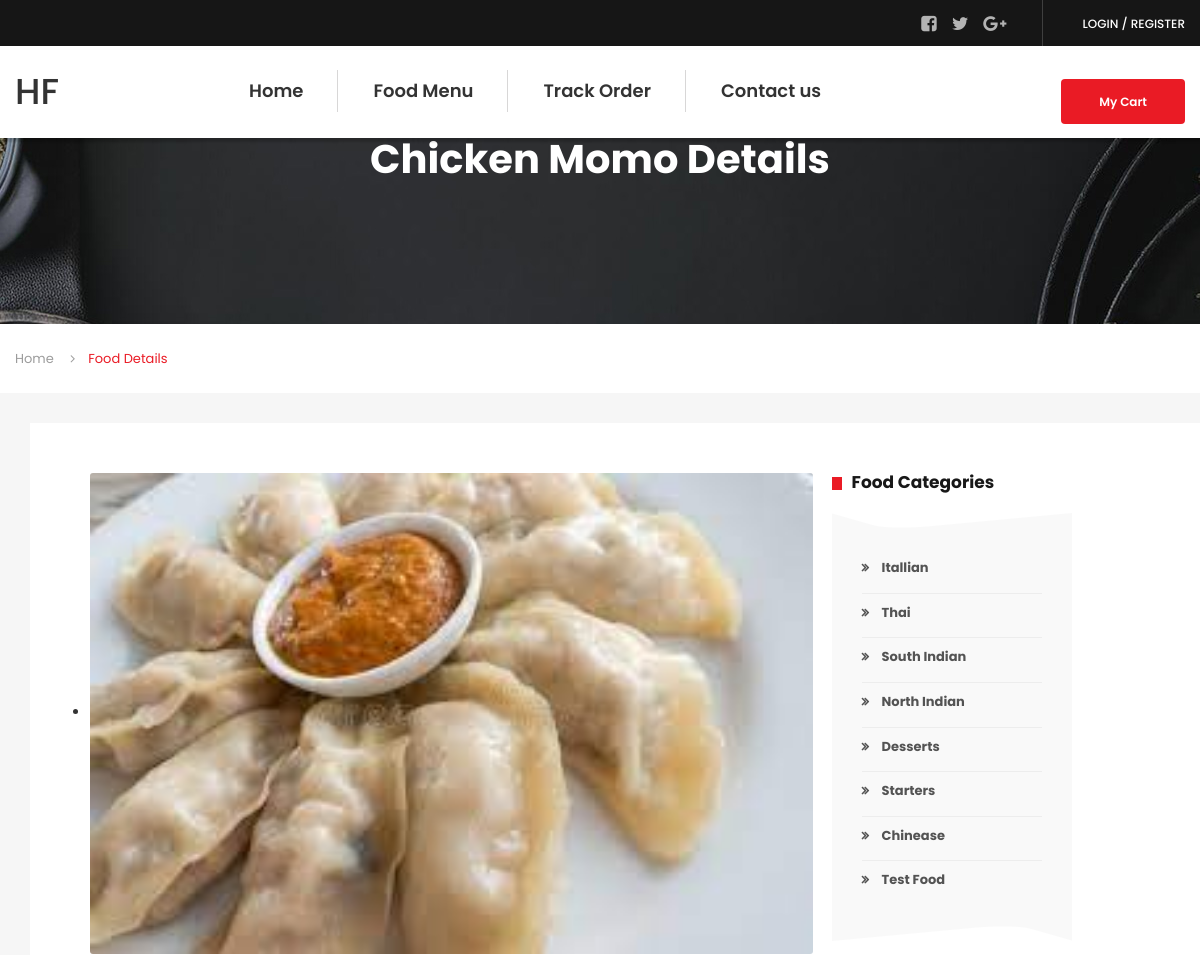
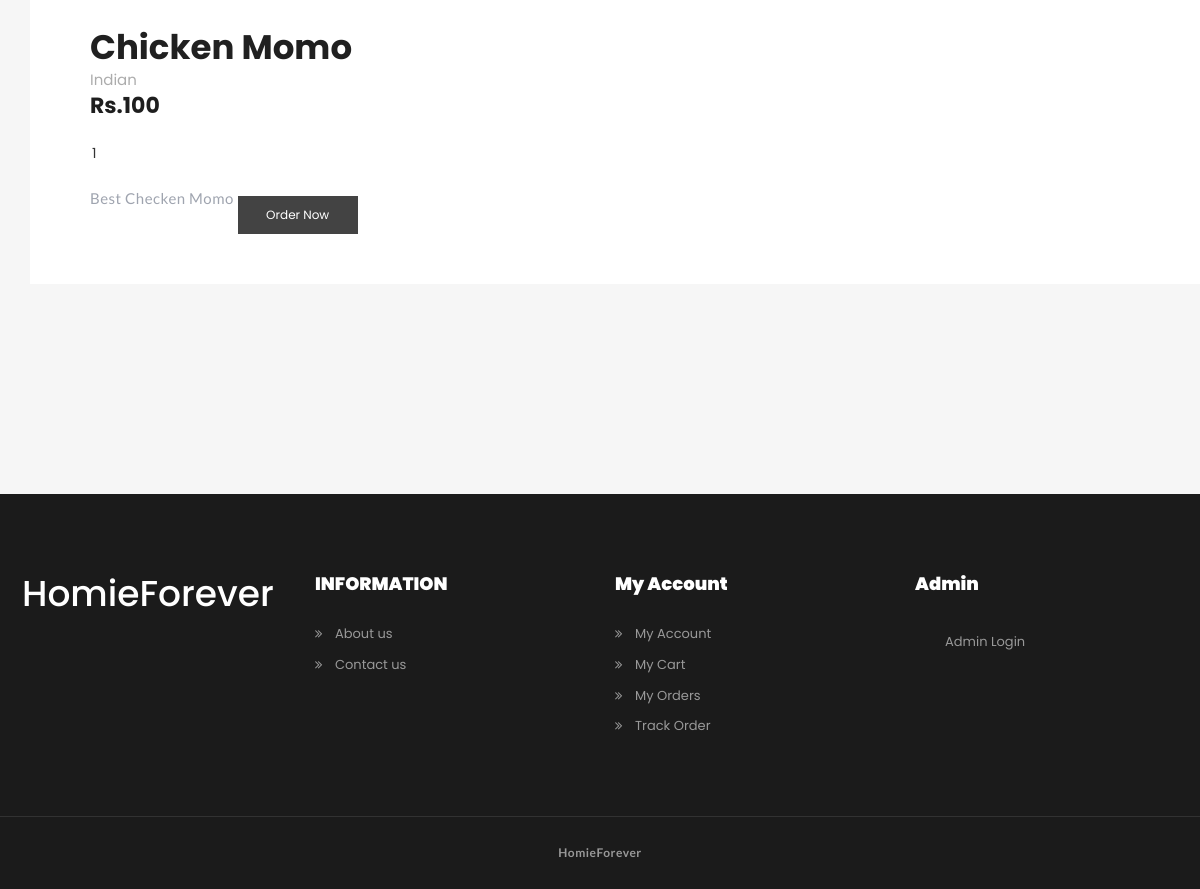
Screenshot of /food-detail.php?fid=1 with the database file from the repository (2 pictures, top to bottom).
### tables this page shows
CREATE TABLE `tblfood` (
  `ID` int(10) NOT NULL,
  `CategoryName` varchar(120) DEFAULT NULL,
  `ItemName` varchar(120) DEFAULT NULL,
  `ItemPrice` varchar(120) DEFAULT NULL,
  `ItemDes` varchar(500) DEFAULT NULL,
  `Image` varchar(120) DEFAULT NULL,
  `ItemQty` varchar(120) DEFAULT NULL
);

CREATE TABLE `tblcategory` (
  `ID` int(5) NOT NULL,
  `CategoryName` varchar(120) DEFAULT NULL,
  `CreationDate` timestamp NULL DEFAULT current_timestamp()
);

### food-detail.php (the view, shortened to what this page needs)
<?php
include_once('includes/dbconnection.php');
?>
<!DOCTYPE html>
<html lang="en">
<head>
    <link rel="stylesheet" href="assets/css/icons.min.css">
    <link rel="stylesheet" href="assets/css/bootstrap.min.css">
    <link rel="stylesheet" href="assets/css/main.css">
    <link rel="stylesheet" href="assets/css/red-color.css">
    <link rel="stylesheet" href="assets/css/yellow-color.css">
    <link rel="stylesheet" href="assets/css/responsive.css">
</head>
<body itemscope>
<?php include_once('includes/header.php');?>
<?php
 $cid=$_GET['fid'];
$ret=mysqli_query($con,"select * from tblfood where ID='$cid'");
while ($row=mysqli_fetch_array($ret)) {
?>
        <section>
            <div class="block">
				<div class="fixed-bg" style="background-image: url(assets/images/topbg.jpg);"></div>
                <div class="page-title-wrapper text-center">
					<div class="col-md-12 col-sm-12 col-lg-12">
						<div class="page-title-inner">
							<h1 itemprop="headline"><?php echo $row['ItemName'];?> Details</h1>
						</div>
					</div>
                </div>
            </div>
        </section>
        <div class="bread-crumbs-wrapper">
            <div class="container">
                <ol class="breadcrumb">
                    <li class="breadcrumb-item"><a href="index.php" title="" itemprop="url">Home</a></li>
                    <li class="breadcrumb-item active">Food Details</li>
                </ol>
            </div>
        </div>
        <section>
            <div class="block gray-bg bottom-padd210 top-padd30">
                    <div class="container">
                        <div class="row">
                            <div class="col-md-12">
                            <div class="sec-box">
    							<div class="sec-wrapper">
<form method="post">
    								<div class="col-md-8 col-sm-12 col-lg-8">
    									<div class="restaurant-detail-wrapper">
    										<div class="restaurant-detail-info">
    											<div class="restaurant-detail-thumb">
    												<ul class="restaurant-detail-img-carousel">
    													<li><img class="brd-rd3" src="admin/itemimages/<?php echo $row['Image'];?>" alt="<?php echo $row['ItemName'];?>" itemprop="image"></li>
    												</ul>
    											</div>
    											<div class="restaurant-detail-title">
    												<h1 itemprop="headline"><?php echo $row['ItemName'];?></h1>
    												<div class="info-meta">
    													<span><?php echo $row['CategoryName'];?></span>
    												</div>
    												<span class="price">Rs.<?php echo $row['ItemPrice'];?></span>
    												<div class="qty-wrap">
    <input class="qty" name="foodqty" type="text" value="1">
    												</div>
    												<p itemprop="description"><?php echo $row['ItemDes'];?></p>
<?php if($_SESSION['fosuid']==""){?>
  <a class="log-popup-btn" href="#" title="Login"  class="btn  pull-right red-bg brd-rd3">Order Now</a>
<?php } else {?>
<button type="submit" name="addcart" class="btn  pull-right red-bg brd-rd3">Order Now</button>
                                                <?php } ?>
    											</div>
    										</div>
    									</div>
    								</div>
                                    </form>
<?php } ?>
<div class="col-md-3 col-sm-12 col-lg-3" style="margin-left:2%">
                                    <div class="sidebar right">
                                        <div class="widget style2 quick_filters wow fadeIn" data-wow-delay="0.2s" style="visibility: visible; animation-delay: 0.2s; animation-name: fadeIn;">
                                            <h4 class="widget-title2 sudo-bg-red" itemprop="headline">Food Categories</h4>
                                            <div class="widget-data">
                                                <ul>
<?php
     $query=mysqli_query($con,"select * from  tblcategory");
              while($row=mysqli_fetch_array($query))
              {
              ?>
                                                    <li><span class="radio-box"><label for="filt1-1"><a href="categorywise-menu.php?catid=<?php echo $row['CategoryName'];?>"><?php echo $row['CategoryName'];?></a></label></span></li>
                                                <?php } ?>
                                                </ul>
                                            </div>
                                        </div>
                                    </div>
                                </div>
    							</div>
                            </div>
                        </div>
                    </div>
                </div>
            </div>
        </section>
    <?php include_once('includes/footer.php');
      ?>
    </main>
</body>
</html>

### rows the page displays
tblfood: ItemName "Chicken Momo", Image (picture), CategoryName "Indian", ItemPrice "100", ItemDes "Best Checken Momo"
tblcategory: CategoryName "Itallian"
tblcategory: CategoryName "Thai"
tblcategory: CategoryName "South Indian"
tblcategory: CategoryName "North Indian"
tblcategory: CategoryName "Desserts"
tblcategory: CategoryName "Starters"
tblcategory: CategoryName "Chinease"
tblcategory: CategoryName "Test Food"
